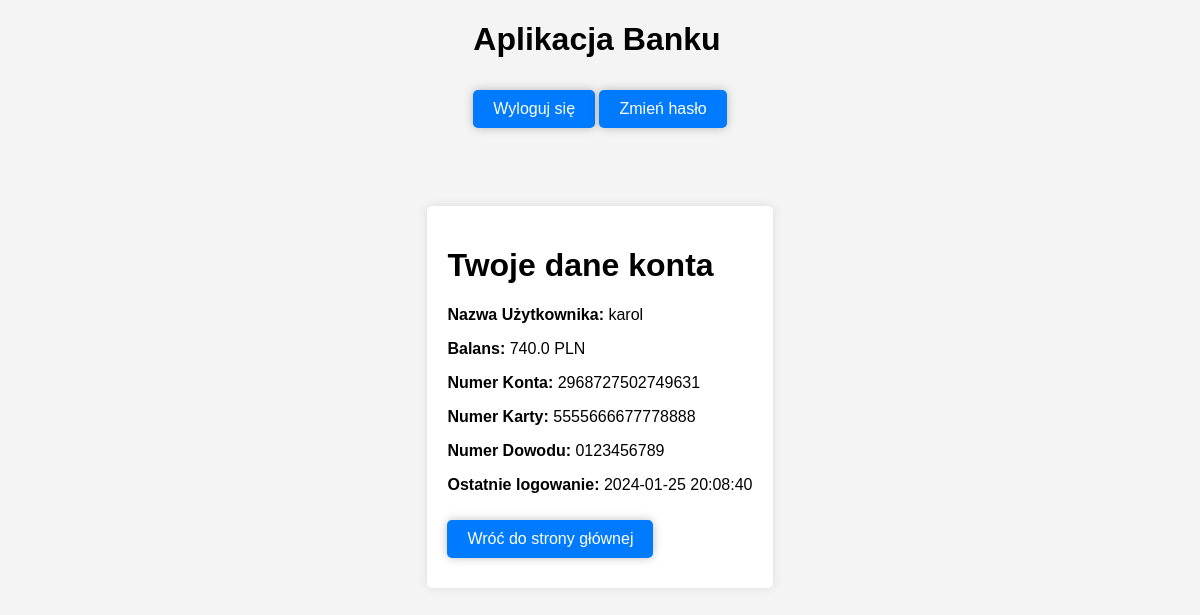
The app's page /view_sensitive_data (signed in), older data.
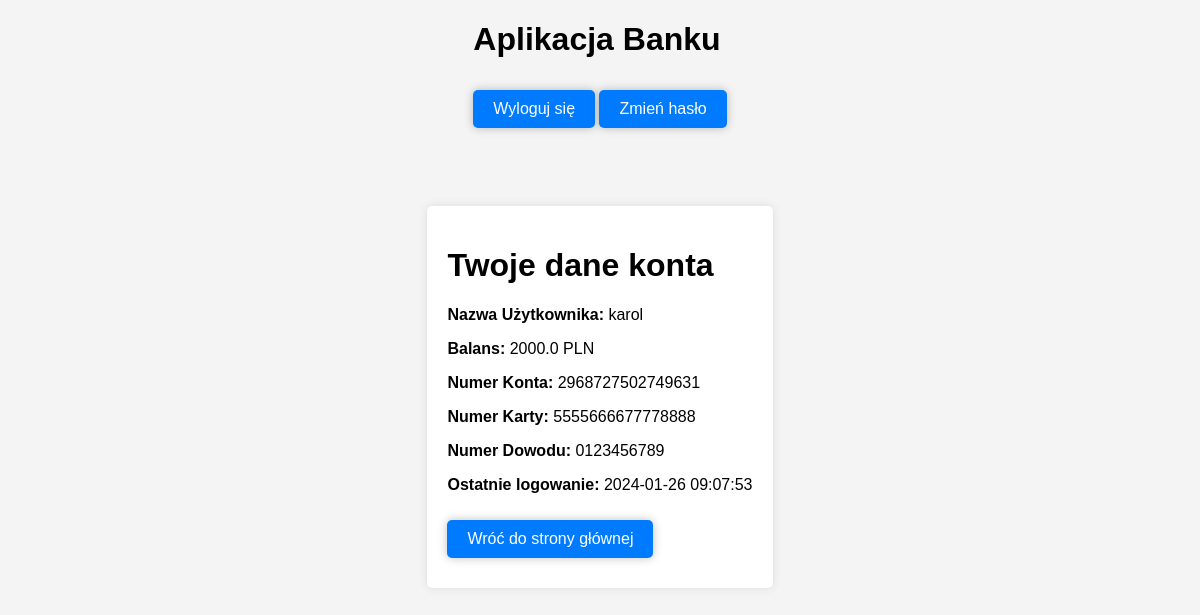
The same page, newer data.
### models.py (models this page shows, shortened)
class User(db.Model, UserMixin):
    id = db.Column(db.Integer, primary_key=True)
    username = db.Column(db.String(50), unique=True, nullable=False)
    password = db.Column(db.String(50), nullable=False)
    card_number = db.Column(db.String(16), nullable=False)
    id_number = db.Column(db.String(10), nullable=False)
    account_number = db.Column(db.String(16), unique=True, nullable=False)
    balance = db.Column(db.Float, default=0.0)
    transfers = db.relationship('Transaction', backref='user', lazy=True)
    last_login = db.Column(db.DateTime, default=datetime.now() + timedelta(hours=1))

### app.py (the view)
@app.route('/view_sensitive_data')
@login_required
def view_sensitive_data():
    return render_template('view_sensitive_data.html', user=current_user)

### app.py (called while the page is built)
@login_manager.user_loader
def load_user(user_id):
    return User.query.get(int(user_id))

@app.before_request
def check_session():
    if session.get("user_id", None) is None:
        return
    if session.get("ip_address", None) != request.remote_addr:
        session.pop("user_id", None)
        logout_user()
        return redirect(url_for("index"))

### templates/view_sensitive_data.html
{% extends 'base.html' %}
{% block content %}
    <h1>Twoje dane konta</h1>
    <p><strong>Nazwa Użytkownika: </strong> {{ user.username }}</p>
    <p><strong>Balans: </strong> {{ user.balance }} PLN</p>
    <p><strong>Numer Konta: </strong> {{ user.account_number }}</p>
    <p><strong>Numer Karty: </strong> {{ user.card_number }}</p>
    <p><strong>Numer Dowodu: </strong> {{ user.id_number }}</p>
    <p><strong>Ostatnie logowanie: </strong> {{ user.last_login.strftime('%Y-%m-%d %H:%M:%S') }}</p>
    <a href="{{ url_for('home') }}" class="button">Wróć do strony głównej</a>
{% endblock %}

### templates/base.html (shortened to what this page needs)
<!DOCTYPE html>
<html lang="en">
<head>
    <link rel="stylesheet" type="text/css" href="{{ url_for('static', filename='styles.css') }}">
</head>
<body>
    <div class="header" id="header">
        <h1>{% block header %}Aplikacja Banku{% endblock %}</h1>
        {% if current_user.is_authenticated %}
            <a href="{{ url_for('logout') }}" class="button">Wyloguj się</a>
            <a href="{{ url_for('change_password') }}" class="button">Zmień hasło</a>
            <br />
            <br />
        {% endif %}
    </div>
    <div id="content">
        {% block content %}{% endblock %}
    </div>
</body>
</html>

### static/styles.css (style rules this page uses)
body { font-family: 'Arial', sans-serif; margin: 0; padding: 0; background-color: #f4f4f4; height: 100vh; display: flex; align-items: center; justify-content: center; align-content: center; flex-wrap: nowrap; flex-direction: column; }
#content { max-width: 800px; margin-top: 50px; margin-bottom: auto; padding: 20px; background-color: #fff; box-shadow: 0 0 10px rgba(0, 0, 0, 0.1); border-radius: 5px; }
a.button { display: inline-block; padding: 10px 20px; margin: 10px 0; text-align: center; text-decoration: none; color: #fff; background-color: #007BFF; box-shadow: 0 0 10px rgba(0, 0, 0, 0.25); border-radius: 5px; transition: background-color 0.3s ease; }

Row changes from the older to the newer data that the page shows:
changed User "karol": balance "740.0" → "2000.0"; last_login "2024-01-25 20:08:40" → "2024-01-26 09:07:53"
